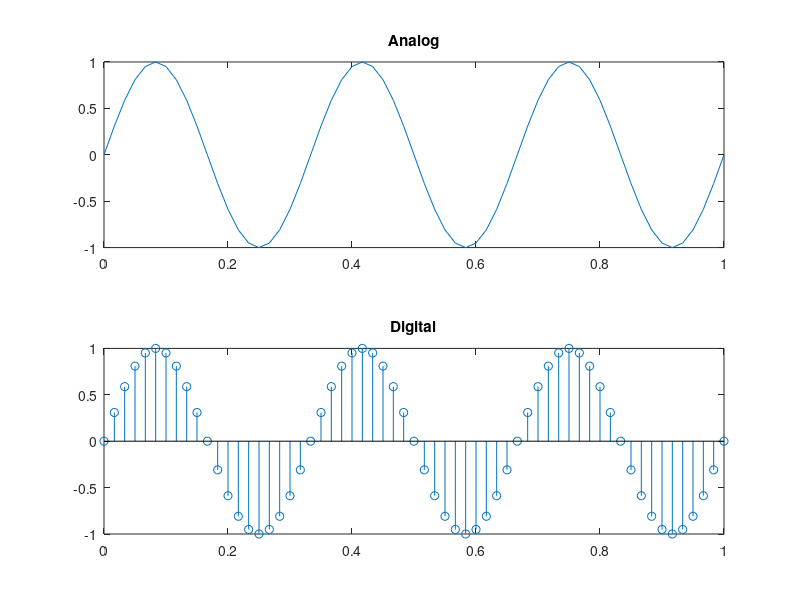

Write MATLAB code to recreate this figure.
clc
clear all
close all
f = 3;
fs = 20*f;     %Nyquist Criterion
t = 0:1/fs:1;
x = sin(2*pi*f*t);
subplot(2,1,1)
plot(t,x);
title('Analog');
subplot(2,1,2)
stem(t,x);
title('Digital');

    

